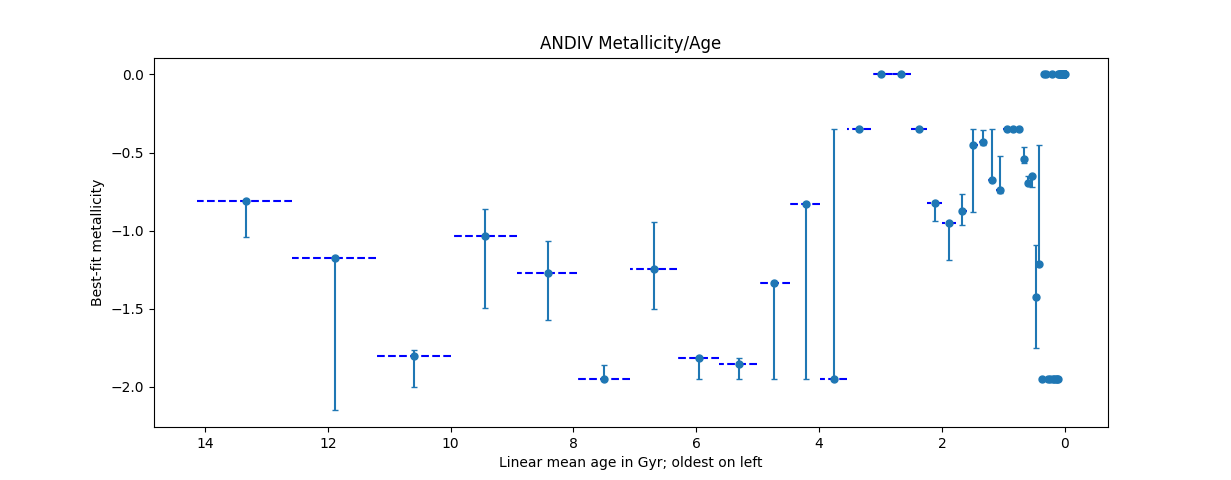

This figure's Python source:
import matplotlib.pyplot as plt
import numpy as np

data = np.loadtxt("16730_ANDIV-601sw-6792_gst.zc", skiprows = 7)

mean_age = (data[:,0] + data[:,1])/2
age_endpt = data[:,0]
age_startpt = data[:,1]

linear_age_endpt = 10**age_endpt
LAE_gyr = linear_age_endpt / 1e9

linear_age_startpt = 10**age_startpt
LAS_gyr = linear_age_startpt / 1e9

linear_mean_age = 10**mean_age
LMA_gyr = linear_mean_age / (1e9)

metallicity = data[:,6]

errpos_met = np.maximum(0, data[:,7])
errpos_met[errpos_met < 0] = 0
errneg_met = np.maximum(0, data[:,8])
errneg_met[errneg_met < 0] = 0

verterr = np.array([errneg_met, errpos_met])

plt.hlines(metallicity, np.minimum(LAS_gyr, LAE_gyr),
           np.maximum(LAS_gyr, LAE_gyr),
           colors = 'blue', linestyle = '--')

plt.gca().invert_xaxis()


plt.errorbar(LMA_gyr, metallicity, yerr = verterr, fmt='o',
             markersize = 5, capsize = 2)

plt.xlabel("Linear mean age in Gyr; oldest on left")
plt.ylabel("Best-fit metallicity")
plt.title("ANDIV Metallicity/Age")

plt.show()
